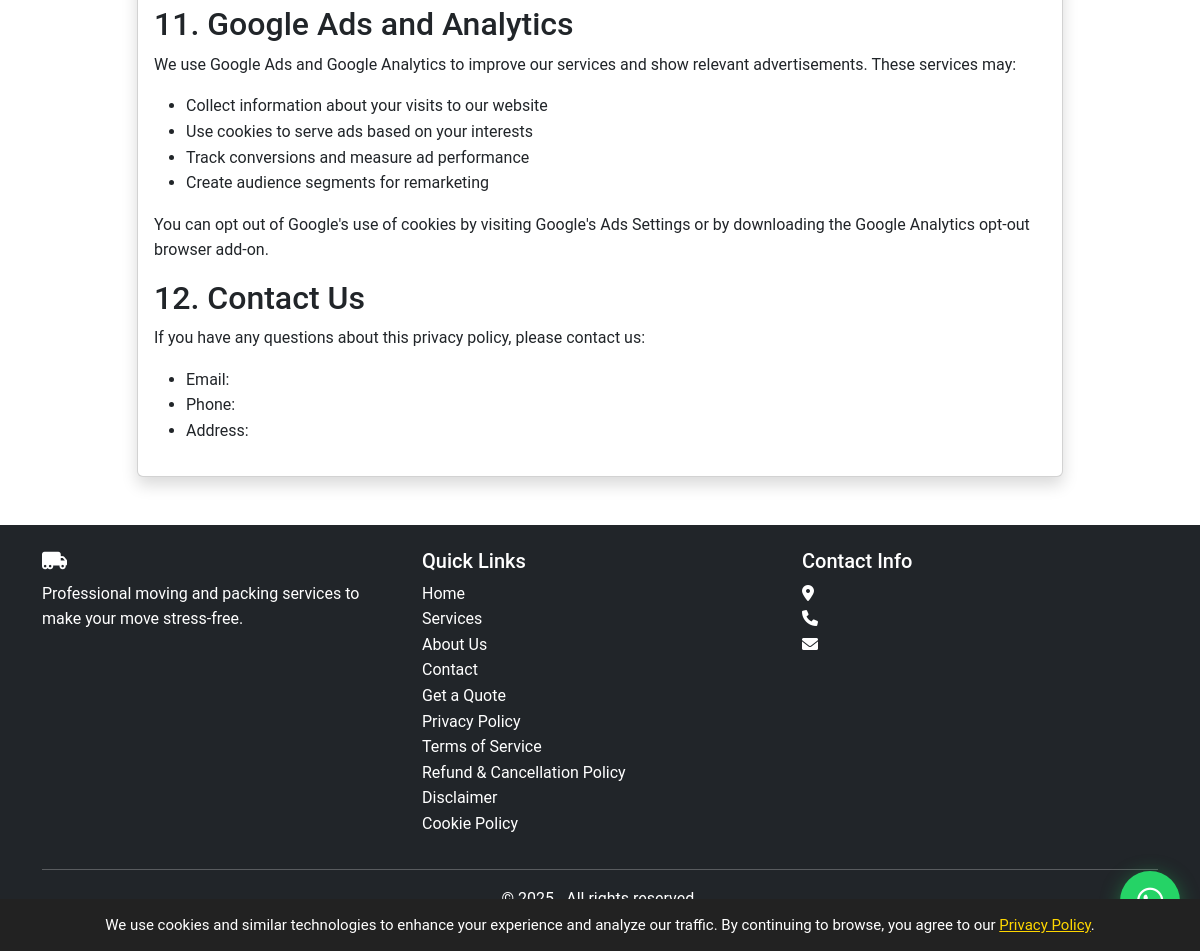
Page /privacy-policy.php (lower part) on the earlier database version.
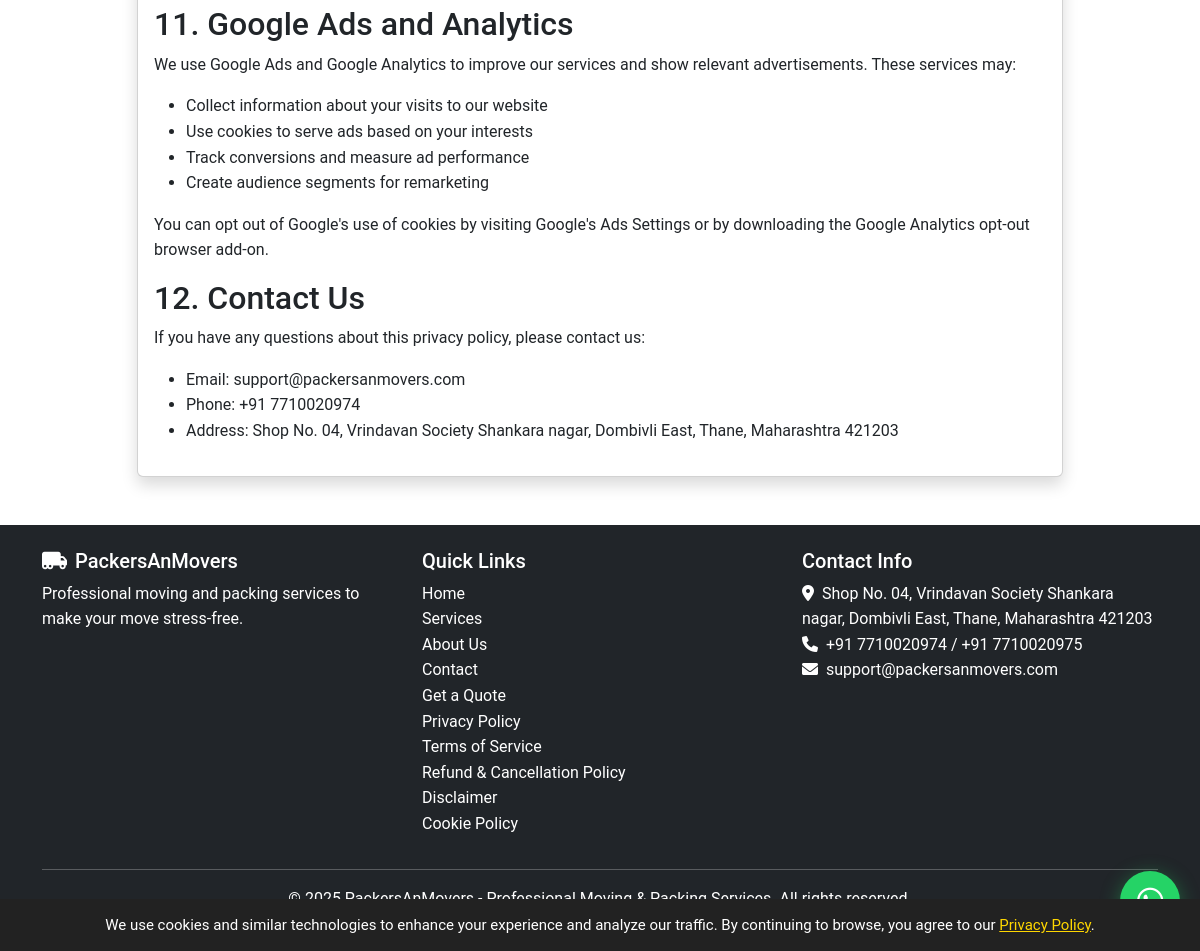
Same page on the later database version.
### tables this page shows
CREATE TABLE settings (
    id INT AUTO_INCREMENT PRIMARY KEY,
    setting_key VARCHAR(100) UNIQUE NOT NULL,
    setting_value TEXT NOT NULL,
    updated_at TIMESTAMP DEFAULT CURRENT_TIMESTAMP ON UPDATE CURRENT_TIMESTAMP
);

### config.php (called while the page is built, shortened)
<?php
try {
    $dsn = "mysql:host=" . DB_HOST . ";dbname=" . DB_NAME;
    $pdo = new PDO($dsn, DB_USER, DB_PASS);
    $pdo->setAttribute(PDO::ATTR_ERRMODE, PDO::ERRMODE_EXCEPTION);
    $pdo->query("SELECT 1");
} catch(PDOException $e) {
    error_log("MySQL Connection Failed: " . $e->getMessage());
    error_log("DSN: mysql:host=" . DB_HOST . ";dbname=" . DB_NAME);
    error_log("User: " . DB_USER);
    die("Database connection failed. Please check your .env configuration.<br>" .
        "Error: " . $e->getMessage() . "<br>" .
        "Visit /debug-db to troubleshoot.");
}
function get_setting($key, $default = '') {
    global $pdo;
    try {
        $stmt = $pdo->prepare("SELECT setting_value FROM settings WHERE setting_key = ?");
        $stmt->execute([$key]);
        $result = $stmt->fetchColumn();
        return $result !== false ? $result : $default;
    } catch(Exception $e) {
        return $default;
    }
}
?>

### privacy-policy.php (the view, shortened to what the changed rows need)
<?php
require_once 'config.php';
include 'includes/header.php';
?>
<div class="container my-5">
    <div class="row">
        <div class="col-lg-10 mx-auto">
            <div class="card shadow">
                <div class="card-body">
                    <h2>11. Google Ads and Analytics</h2>
                    <h2>12. Contact Us</h2>
                    <ul>
                        <li>Email: <?php echo get_setting('company_email', 'Email not configured'); ?></li>
                        <li>Phone: <?php echo get_setting('company_phone1', 'Phone not configured'); ?></li>
                        <li>Address: <?php echo get_setting('company_address', 'Address not configured'); ?></li>
                    </ul>
                </div>
            </div>
        </div>
    </div>
</div>
<?php include 'includes/footer.php'; ?>

### includes/footer.php (shortened to what the changed rows need)
</main>
    <footer class="bg-dark text-white py-4 mt-5">
        <div class="container">
            <div class="row">
                <div class="col-md-4">
                    <h5><i class="fas fa-truck-moving me-2"></i><?php echo get_setting('company_name', 'PackersAnMovers'); ?></h5>
                    <p>Professional moving and packing services to make your move stress-free.</p>
                </div>
                <div class="col-md-4">
                    <h5>Contact Info</h5>
                    <address>
                        <i class="fas fa-map-marker-alt me-2"></i><?php echo get_setting('company_address', 'Address not configured'); ?><br>
                        <i class="fas fa-phone me-2"></i><?php echo get_setting('company_phone1', 'Phone not configured'); ?><?php if(get_setting('company_phone2')): ?> / <?php echo get_setting('company_phone2'); ?><?php endif; ?><br>
                        <i class="fas fa-envelope me-2"></i><?php echo get_setting('company_email', 'Email not configured'); ?>
                    </address>
                </div>
            </div>
        </div>
    </footer>
</body>
</html>

Differences in the rows shown:
now on this page (row edited): settings: setting_value "support@packersanmovers.com"
now on this page (row edited): settings: setting_value "+91 7710020974"
now on this page (row edited): settings: setting_value "Shop No. 04, Vrindavan Society Shankara nagar, Dombivli East, Thane, Maharashtra 421203"
now on this page (row edited): settings: setting_value "PackersAnMovers"
now on this page (row edited): settings: setting_value "+91 7710020975"
